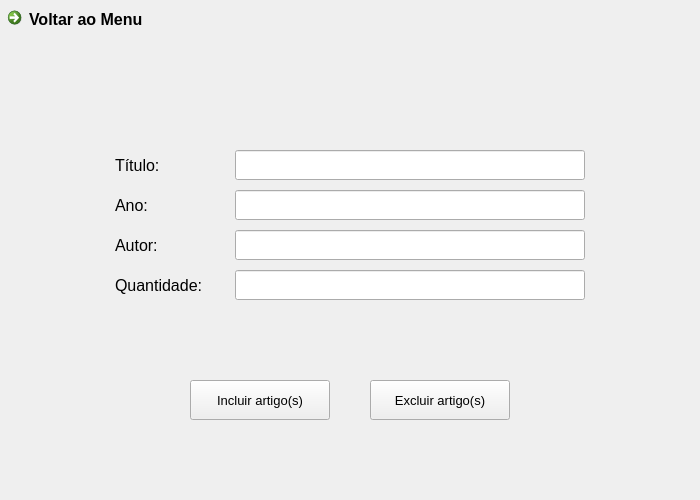
<?xml version="1.0" encoding="UTF-8"?>
<ui version="4.0">
 <class>addArtigo</class>
 <widget class="QWidget" name="addArtigo">
  <property name="geometry">
   <rect>
    <x>0</x>
    <y>0</y>
    <width>700</width>
    <height>500</height>
   </rect>
  </property>
  <property name="minimumSize">
   <size>
    <width>0</width>
    <height>0</height>
   </size>
  </property>
  <property name="windowTitle">
   <string>Form</string>
  </property>
  <widget class="QPushButton" name="btn_addArtigo">
   <property name="geometry">
    <rect>
     <x>190</x>
     <y>380</y>
     <width>140</width>
     <height>40</height>
    </rect>
   </property>
   <property name="font">
    <font>
     <pointsize>10</pointsize>
    </font>
   </property>
   <property name="cursor">
    <cursorShape>PointingHandCursor</cursorShape>
   </property>
   <property name="text">
    <string>Incluir artigo(s)</string>
   </property>
  </widget>
  <widget class="QLabel" name="label">
   <property name="geometry">
    <rect>
     <x>115</x>
     <y>150</y>
     <width>120</width>
     <height>30</height>
    </rect>
   </property>
   <property name="font">
    <font>
     <pointsize>12</pointsize>
    </font>
   </property>
   <property name="text">
    <string>Título: </string>
   </property>
  </widget>
  <widget class="QLabel" name="label_2">
   <property name="geometry">
    <rect>
     <x>115</x>
     <y>190</y>
     <width>120</width>
     <height>30</height>
    </rect>
   </property>
   <property name="font">
    <font>
     <pointsize>12</pointsize>
    </font>
   </property>
   <property name="text">
    <string>Ano:</string>
   </property>
  </widget>
  <widget class="QLabel" name="label_3">
   <property name="geometry">
    <rect>
     <x>115</x>
     <y>230</y>
     <width>120</width>
     <height>30</height>
    </rect>
   </property>
   <property name="font">
    <font>
     <pointsize>12</pointsize>
    </font>
   </property>
   <property name="text">
    <string>Autor:</string>
   </property>
  </widget>
  <widget class="QLineEdit" name="campoTITULO">
   <property name="geometry">
    <rect>
     <x>235</x>
     <y>150</y>
     <width>350</width>
     <height>30</height>
    </rect>
   </property>
   <property name="font">
    <font>
     <pointsize>12</pointsize>
    </font>
   </property>
  </widget>
  <widget class="QLineEdit" name="campoANO">
   <property name="geometry">
    <rect>
     <x>235</x>
     <y>190</y>
     <width>350</width>
     <height>30</height>
    </rect>
   </property>
   <property name="font">
    <font>
     <pointsize>12</pointsize>
    </font>
   </property>
  </widget>
  <widget class="QLineEdit" name="campoAUTOR">
   <property name="geometry">
    <rect>
     <x>235</x>
     <y>230</y>
     <width>350</width>
     <height>30</height>
    </rect>
   </property>
   <property name="font">
    <font>
     <pointsize>12</pointsize>
    </font>
   </property>
  </widget>
  <widget class="QPushButton" name="btn_delArtigo">
   <property name="geometry">
    <rect>
     <x>370</x>
     <y>380</y>
     <width>140</width>
     <height>40</height>
    </rect>
   </property>
   <property name="font">
    <font>
     <pointsize>10</pointsize>
    </font>
   </property>
   <property name="cursor">
    <cursorShape>PointingHandCursor</cursorShape>
   </property>
   <property name="text">
    <string>Excluir artigo(s)</string>
   </property>
  </widget>
  <widget class="QLabel" name="label_4">
   <property name="geometry">
    <rect>
     <x>115</x>
     <y>270</y>
     <width>120</width>
     <height>30</height>
    </rect>
   </property>
   <property name="font">
    <font>
     <pointsize>12</pointsize>
    </font>
   </property>
   <property name="text">
    <string>Quantidade:</string>
   </property>
  </widget>
  <widget class="QLineEdit" name="campoQUANTIDADE">
   <property name="geometry">
    <rect>
     <x>235</x>
     <y>270</y>
     <width>350</width>
     <height>30</height>
    </rect>
   </property>
   <property name="font">
    <font>
     <pointsize>12</pointsize>
    </font>
   </property>
  </widget>
  <widget class="QCommandLinkButton" name="commandLinkButton">
   <property name="geometry">
    <rect>
     <x>0</x>
     <y>0</y>
     <width>200</width>
     <height>40</height>
    </rect>
   </property>
   <property name="font">
    <font>
     <family>Segoe UI</family>
     <pointsize>12</pointsize>
    </font>
   </property>
   <property name="cursor">
    <cursorShape>PointingHandCursor</cursorShape>
   </property>
   <property name="layoutDirection">
    <enum>Qt::LeftToRight</enum>
   </property>
   <property name="text">
    <string>Voltar ao Menu</string>
   </property>
   <property name="iconSize">
    <size>
     <width>25</width>
     <height>25</height>
    </size>
   </property>
  </widget>
 </widget>
 <tabstops>
  <tabstop>commandLinkButton</tabstop>
  <tabstop>campoTITULO</tabstop>
  <tabstop>campoANO</tabstop>
  <tabstop>campoAUTOR</tabstop>
  <tabstop>campoQUANTIDADE</tabstop>
  <tabstop>btn_addArtigo</tabstop>
  <tabstop>btn_delArtigo</tabstop>
 </tabstops>
 <resources/>
 <connections/>
</ui>
